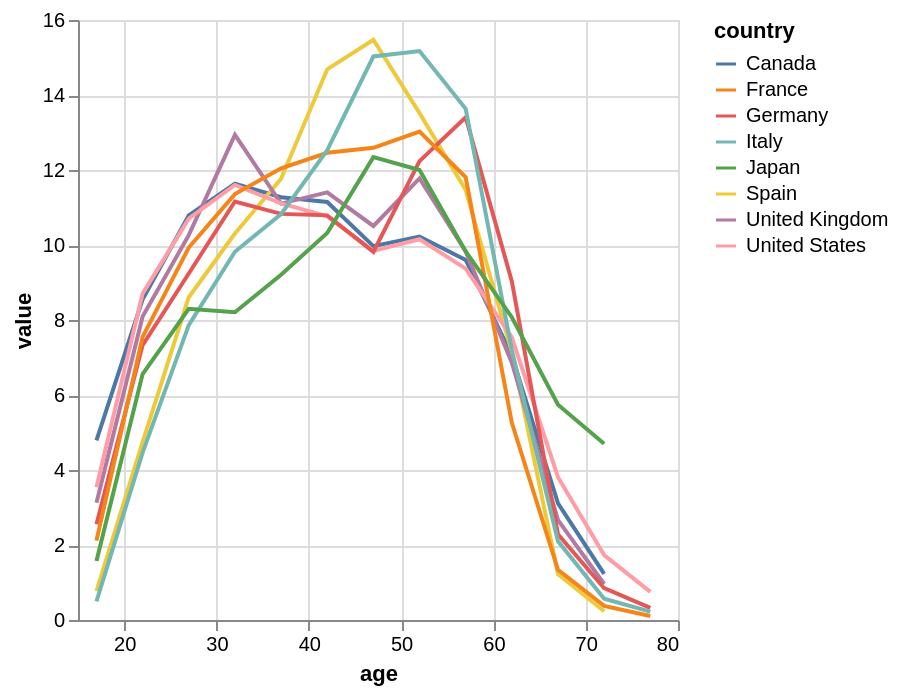

Describe this chart as a Vega-Lite specification.
### Vega-Lite specification from a JSON file in a GitHub repository (floating-point values rounded to 4 significant figures)
{"config": {"view": {"continuousWidth": 300, "continuousHeight": 300}}, "data": {"name": "data-d23e1bd4928eda6e7f872e17cf4771af"}, "mark": {"type": "line"}, "encoding": {"color": {"field": "country", "type": "nominal"}, "x": {"field": "age", "type": "quantitative"}, "y": {"field": "value", "scale": {"zero": false}, "type": "quantitative"}}, "$schema": "https://vega.github.io/schema/vega-lite/v5.16.3.json", "datasets": {"data-d23e1bd4928eda6e7f872e17cf4771af": [{"iso3": "CAN", "country": "Canada", "series": "Employment", "value": 8.553, "age": 22.0}, {"iso3": "CAN", "country": "Canada", "series": "Employment", "value": 11.28, "age": 37.0}, {"iso3": "CAN", "country": "Canada", "series": "Employment", "value": 11.15, "age": 42.0}, {"iso3": "ESP", "country": "Spain", "series": "Employment", "value": 15.47, "age": 47.0}, {"iso3": "GBR", "country": "United Kingdom", "series": "Employment", "value": 2.663, "age": 67.0}, {"iso3": "GBR", "country": "United Kingdom", "series": "Employment", "value": 0.96, "age": 72.0}, {"iso3": "USA", "country": "United States", "series": "Employment", "value": 9.369, "age": 57.0}, {"iso3": "USA", "country": "United States", "series": "Employment", "value": 8.704, "age": 22.0}, {"iso3": "DEU", "country": "Germany", "series": "Employment", "value": 11.16, "age": 32.0}, {"iso3": "FRA", "country": "France", "series": "Employment", "value": 13.03, "age": 52.0}, {"iso3": "ITA", "country": "Italy", "series": "Employment", "value": 4.463, "age": 22.0}, {"iso3": "DEU", "country": "Germany", "series": "Employment", "value": 0.848, "age": 72.0}, {"iso3": "CAN", "country": "Canada", "series": "Employment", "value": 1.228, "age": 72.0}, {"iso3": "JPN", "country": "Japan", "series": "Employment", "value": 9.204, "age": 37.0}, {"iso3": "GBR", "country": "United Kingdom", "series": "Employment", "value": 11.78, "age": 52.0}, {"iso3": "ITA", "country": "Italy", "series": "Employment", "value": 0.497, "age": 17.0}, {"iso3": "DEU", "country": "Germany", "series": "Employment", "value": 9.03, "age": 62.0}, {"iso3": "ITA", "country": "Italy", "series": "Employment", "value": 7.863, "age": 27.0}, {"iso3": "ESP", "country": "Spain", "series": "Employment", "value": 1.221, "age": 67.0}, {"iso3": "DEU", "country": "Germany", "series": "Employment", "value": 10.83, "age": 37.0}, {"iso3": "USA", "country": "United States", "series": "Employment", "value": 10.15, "age": 52.0}, {"iso3": "ITA", "country": "Italy", "series": "Employment", "value": 7.196, "age": 62.0}, {"iso3": "JPN", "country": "Japan", "series": "Employment", "value": 9.829, "age": 57.0}, {"iso3": "DEU", "country": "Germany", "series": "Employment", "value": 2.285, "age": 67.0}, {"iso3": "CAN", "country": "Canada", "series": "Employment", "value": 10.79, "age": 27.0}, {"iso3": "CAN", "country": "Canada", "series": "Employment", "value": 11.64, "age": 32.0}, {"iso3": "ESP", "country": "Spain", "series": "Employment", "value": 11.77, "age": 37.0}, {"iso3": "USA", "country": "United States", "series": "Employment", "value": 0.75, "age": 77.0}, {"iso3": "GBR", "country": "United Kingdom", "series": "Employment", "value": 11.1, "age": 37.0}, {"iso3": "ITA", "country": "Italy", "series": "Employment", "value": 0.566, "age": 72.0}, {"iso3": "FRA", "country": "France", "series": "Employment", "value": 12.46, "age": 42.0}, {"iso3": "DEU", "country": "Germany", "series": "Employment", "value": 7.331, "age": 22.0}, {"iso3": "ESP", "country": "Spain", "series": "Employment", "value": 8.607, "age": 27.0}, {"iso3": "USA", "country": "United States", "series": "Employment", "value": 9.844, "age": 47.0}, {"iso3": "ITA", "country": "Italy", "series": "Employment", "value": 13.63, "age": 57.0}, {"iso3": "USA", "country": "United States", "series": "Employment", "value": 7.538, "age": 62.0}, {"iso3": "ESP", "country": "Spain", "series": "Employment", "value": 11.47, "age": 57.0}, {"iso3": "GBR", "country": "United Kingdom", "series": "Employment", "value": 10.26, "age": 27.0}, {"iso3": "FRA", "country": "France", "series": "Employment", "value": 11.36, "age": 32.0}, {"iso3": "ITA", "country": "Italy", "series": "Employment", "value": 9.82, "age": 32.0}, {"iso3": "USA", "country": "United States", "series": "Employment", "value": 3.538, "age": 17.0}, {"iso3": "ESP", "country": "Spain", "series": "Employment", "value": 0.234, "age": 72.0}, {"iso3": "GBR", "country": "United Kingdom", "series": "Employment", "value": 10.51, "age": 47.0}, {"iso3": "ITA", "country": "Italy", "series": "Employment", "value": 2.098, "age": 67.0}, {"iso3": "ESP", "country": "Spain", "series": "Employment", "value": 4.745, "age": 22.0}, {"iso3": "USA", "country": "United States", "series": "Employment", "value": 11.11, "age": 37.0}, {"iso3": "USA", "country": "United States", "series": "Employment", "value": 3.808, "age": 67.0}, {"iso3": "JPN", "country": "Japan", "series": "Employment", "value": 12.0, "age": 52.0}, {"iso3": "FRA", "country": "France", "series": "Employment", "value": 0.375, "age": 72.0}, {"iso3": "USA", "country": "United States", "series": "Employment", "value": 10.7, "age": 27.0}, {"iso3": "DEU", "country": "Germany", "series": "Employment", "value": 12.24, "age": 52.0}, {"iso3": "ITA", "country": "Italy", "series": "Employment", "value": 12.53, "age": 42.0}, {"iso3": "ESP", "country": "Spain", "series": "Employment", "value": 0.771, "age": 17.0}, {"iso3": "ESP", "country": "Spain", "series": "Employment", "value": 13.52, "age": 52.0}, {"iso3": "DEU", "country": "Germany", "series": "Employment", "value": 0.321, "age": 77.0}, {"iso3": "FRA", "country": "France", "series": "Employment", "value": 11.8, "age": 57.0}, {"iso3": "USA", "country": "United States", "series": "Employment", "value": 11.6, "age": 32.0}, {"iso3": "JPN", "country": "Japan", "series": "Employment", "value": 8.208, "age": 32.0}, {"iso3": "CAN", "country": "Canada", "series": "Employment", "value": 9.6, "age": 57.0}, {"iso3": "CAN", "country": "Canada", "series": "Employment", "value": 7.057, "age": 62.0}, {"iso3": "GBR", "country": "United Kingdom", "series": "Employment", "value": 12.94, "age": 32.0}, {"iso3": "GBR", "country": "United Kingdom", "series": "Employment", "value": 6.859, "age": 62.0}, {"iso3": "JPN", "country": "Japan", "series": "Employment", "value": 4.699, "age": 72.0}, {"iso3": "JPN", "country": "Japan", "series": "Employment", "value": 12.34, "age": 47.0}, {"iso3": "CAN", "country": "Canada", "series": "Employment", "value": 10.23, "age": 52.0}, {"iso3": "DEU", "country": "Germany", "series": "Employment", "value": 13.4, "age": 57.0}, {"iso3": "CAN", "country": "Canada", "series": "Employment", "value": 9.971, "age": 47.0}, {"iso3": "FRA", "country": "France", "series": "Employment", "value": 12.05, "age": 37.0}, {"iso3": "GBR", "country": "United Kingdom", "series": "Employment", "value": 8.092, "age": 22.0}, {"iso3": "USA", "country": "United States", "series": "Employment", "value": 1.732, "age": 72.0}, {"iso3": "JPN", "country": "Japan", "series": "Employment", "value": 8.297, "age": 27.0}, {"iso3": "ITA", "country": "Italy", "series": "Employment", "value": 15.03, "age": 47.0}, {"iso3": "ESP", "country": "Spain", "series": "Employment", "value": 14.69, "age": 42.0}, {"iso3": "FRA", "country": "France", "series": "Employment", "value": 0.107, "age": 77.0}, {"iso3": "JPN", "country": "Japan", "series": "Employment", "value": 1.576, "age": 17.0}, {"iso3": "GBR", "country": "United Kingdom", "series": "Employment", "value": 3.124, "age": 17.0}, {"iso3": "FRA", "country": "France", "series": "Employment", "value": 12.59, "age": 47.0}, {"iso3": "DEU", "country": "Germany", "series": "Employment", "value": 9.239, "age": 27.0}, {"iso3": "FRA", "country": "France", "series": "Employment", "value": 5.26, "age": 62.0}, {"iso3": "ITA", "country": "Italy", "series": "Employment", "value": 15.17, "age": 52.0}, {"iso3": "CAN", "country": "Canada", "series": "Employment", "value": 3.108, "age": 67.0}, {"iso3": "ITA", "country": "Italy", "series": "Employment", "value": 10.82, "age": 37.0}, {"iso3": "JPN", "country": "Japan", "series": "Employment", "value": 5.74, "age": 67.0}, {"iso3": "DEU", "country": "Germany", "series": "Employment", "value": 2.551, "age": 17.0}, {"iso3": "GBR", "country": "United Kingdom", "series": "Employment", "value": 9.83, "age": 57.0}, {"iso3": "ESP", "country": "Spain", "series": "Employment", "value": 7.138, "age": 62.0}, {"iso3": "DEU", "country": "Germany", "series": "Employment", "value": 10.79, "age": 42.0}, {"iso3": "JPN", "country": "Japan", "series": "Employment", "value": 6.558, "age": 22.0}, {"iso3": "USA", "country": "United States", "series": "Employment", "value": 10.76, "age": 42.0}, {"iso3": "ITA", "country": "Italy", "series": "Employment", "value": 0.223, "age": 77.0}, {"iso3": "ESP", "country": "Spain", "series": "Employment", "value": 10.31, "age": 32.0}, {"iso3": "FRA", "country": "France", "series": "Employment", "value": 2.118, "age": 17.0}, {"iso3": "CAN", "country": "Canada", "series": "Employment", "value": 4.792, "age": 17.0}, {"iso3": "FRA", "country": "France", "series": "Employment", "value": 1.34, "age": 67.0}, {"iso3": "FRA", "country": "France", "series": "Employment", "value": 7.549, "age": 22.0}, {"iso3": "JPN", "country": "Japan", "series": "Employment", "value": 8.074, "age": 62.0}, {"iso3": "JPN", "country": "Japan", "series": "Employment", "value": 10.32, "age": 42.0}, {"iso3": "FRA", "country": "France", "series": "Employment", "value": 9.932, "age": 27.0}, {"iso3": "DEU", "country": "Germany", "series": "Employment", "value": 9.816, "age": 47.0}, {"iso3": "GBR", "country": "United Kingdom", "series": "Employment", "value": 11.4, "age": 42.0}]}}
